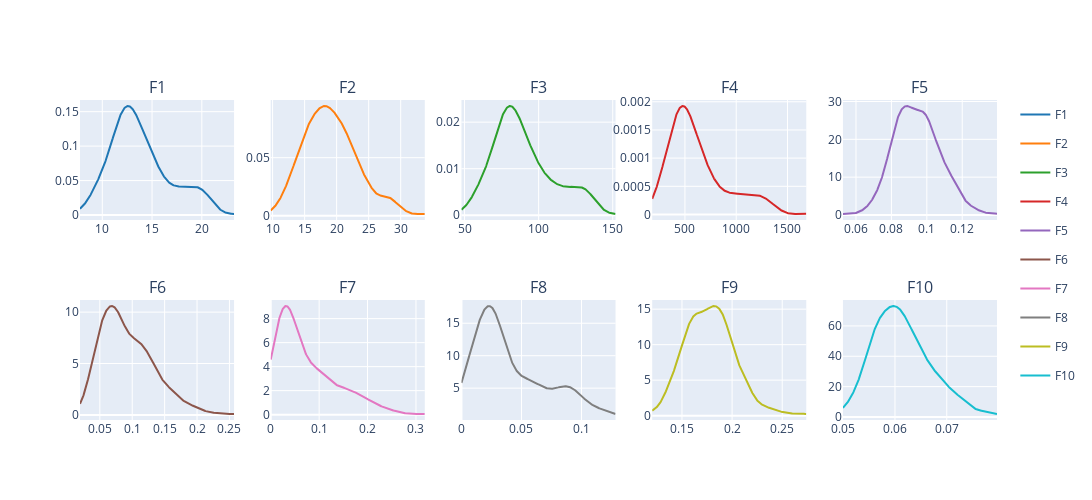

The cell this chart's notebook holds for it:
### Code cell
eda.dist_subplots(sample_df, columns=5, width=250, height=250)

### Figure 1 — Plotly figure (JSON) as saved in the notebook; plotly's stock layout.template omitted (floating-point values rounded to 4 significant figures; data arrays with more than 128 entries replaced by an {"elided": "..."} marker saying what was removed)
{"data": [{"legendgroup": "F1", "marker": {"color": "rgb(31, 119, 180)"}, "mode": "lines", "name": "F1", "showlegend": true, "type": "scatter", "x": {"elided": "500 float values"}, "xaxis": "x", "y": {"elided": "500 float values"}, "yaxis": "y"}, {"legendgroup": "F2", "marker": {"color": "rgb(255, 127, 14)"}, "mode": "lines", "name": "F2", "showlegend": true, "type": "scatter", "x": {"elided": "500 float values"}, "xaxis": "x2", "y": {"elided": "500 float values"}, "yaxis": "y2"}, {"legendgroup": "F3", "marker": {"color": "rgb(44, 160, 44)"}, "mode": "lines", "name": "F3", "showlegend": true, "type": "scatter", "x": {"elided": "500 float values"}, "xaxis": "x3", "y": {"elided": "500 float values"}, "yaxis": "y3"}, {"legendgroup": "F4", "marker": {"color": "rgb(214, 39, 40)"}, "mode": "lines", "name": "F4", "showlegend": true, "type": "scatter", "x": {"elided": "500 float values"}, "xaxis": "x4", "y": {"elided": "500 float values"}, "yaxis": "y4"}, {"legendgroup": "F5", "marker": {"color": "rgb(148, 103, 189)"}, "mode": "lines", "name": "F5", "showlegend": true, "type": "scatter", "x": {"elided": "500 float values"}, "xaxis": "x5", "y": {"elided": "500 float values"}, "yaxis": "y5"}, {"legendgroup": "F6", "marker": {"color": "rgb(140, 86, 75)"}, "mode": "lines", "name": "F6", "showlegend": true, "type": "scatter", "x": {"elided": "500 float values"}, "xaxis": "x6", "y": {"elided": "500 float values"}, "yaxis": "y6"}, {"legendgroup": "F7", "marker": {"color": "rgb(227, 119, 194)"}, "mode": "lines", "name": "F7", "showlegend": true, "type": "scatter", "x": {"elided": "500 float values"}, "xaxis": "x7", "y": {"elided": "500 float values"}, "yaxis": "y7"}, {"legendgroup": "F8", "marker": {"color": "rgb(127, 127, 127)"}, "mode": "lines", "name": "F8", "showlegend": true, "type": "scatter", "x": {"elided": "500 float values"}, "xaxis": "x8", "y": {"elided": "500 float values"}, "yaxis": "y8"}, {"legendgroup": "F9", "marker": {"color": "rgb(188, 189, 34)"}, "mode": "lines", "name": "F9", "showlegend": true, "type": "scatter", "x": {"elided": "500 float values"}, "xaxis": "x9", "y": {"elided": "500 float values"}, "yaxis": "y9"}, {"legendgroup": "F10", "marker": {"color": "rgb(23, 190, 207)"}, "mode": "lines", "name": "F10", "showlegend": true, "type": "scatter", "x": {"elided": "500 float values"}, "xaxis": "x10", "y": {"elided": "500 float values"}, "yaxis": "y10"}], "layout": {"annotations": [{"font": {"size": 16}, "showarrow": false, "text": "F1", "x": 0.084, "xanchor": "center", "xref": "paper", "y": 1, "yanchor": "bottom", "yref": "paper"}, {"font": {"size": 16}, "showarrow": false, "text": "F2", "x": 0.292, "xanchor": "center", "xref": "paper", "y": 1, "yanchor": "bottom", "yref": "paper"}, {"font": {"size": 16}, "showarrow": false, "text": "F3", "x": 0.5, "xanchor": "center", "xref": "paper", "y": 1, "yanchor": "bottom", "yref": "paper"}, {"font": {"size": 16}, "showarrow": false, "text": "F4", "x": 0.708, "xanchor": "center", "xref": "paper", "y": 1, "yanchor": "bottom", "yref": "paper"}, {"font": {"size": 16}, "showarrow": false, "text": "F5", "x": 0.916, "xanchor": "center", "xref": "paper", "y": 1, "yanchor": "bottom", "yref": "paper"}, {"font": {"size": 16}, "showarrow": false, "text": "F6", "x": 0.084, "xanchor": "center", "xref": "paper", "y": 0.375, "yanchor": "bottom", "yref": "paper"}, {"font": {"size": 16}, "showarrow": false, "text": "F7", "x": 0.292, "xanchor": "center", "xref": "paper", "y": 0.375, "yanchor": "bottom", "yref": "paper"}, {"font": {"size": 16}, "showarrow": false, "text": "F8", "x": 0.5, "xanchor": "center", "xref": "paper", "y": 0.375, "yanchor": "bottom", "yref": "paper"}, {"font": {"size": 16}, "showarrow": false, "text": "F9", "x": 0.708, "xanchor": "center", "xref": "paper", "y": 0.375, "yanchor": "bottom", "yref": "paper"}, {"font": {"size": 16}, "showarrow": false, "text": "F10", "x": 0.916, "xanchor": "center", "xref": "paper", "y": 0.375, "yanchor": "bottom", "yref": "paper"}], "height": 500, "showlegend": true, "width": 1250, "xaxis": {"anchor": "y", "domain": [0, 0.168]}, "xaxis10": {"anchor": "y10", "domain": [0.832, 1]}, "xaxis2": {"anchor": "y2", "domain": [0.208, 0.376]}, "xaxis3": {"anchor": "y3", "domain": [0.416, 0.584]}, "xaxis4": {"anchor": "y4", "domain": [0.624, 0.792]}, "xaxis5": {"anchor": "y5", "domain": [0.832, 1]}, "xaxis6": {"anchor": "y6", "domain": [0, 0.168]}, "xaxis7": {"anchor": "y7", "domain": [0.208, 0.376]}, "xaxis8": {"anchor": "y8", "domain": [0.416, 0.584]}, "xaxis9": {"anchor": "y9", "domain": [0.624, 0.792]}, "yaxis": {"anchor": "x", "domain": [0.625, 1]}, "yaxis10": {"anchor": "x10", "domain": [0, 0.375]}, "yaxis2": {"anchor": "x2", "domain": [0.625, 1]}, "yaxis3": {"anchor": "x3", "domain": [0.625, 1]}, "yaxis4": {"anchor": "x4", "domain": [0.625, 1]}, "yaxis5": {"anchor": "x5", "domain": [0.625, 1]}, "yaxis6": {"anchor": "x6", "domain": [0, 0.375]}, "yaxis7": {"anchor": "x7", "domain": [0, 0.375]}, "yaxis8": {"anchor": "x8", "domain": [0, 0.375]}, "yaxis9": {"anchor": "x9", "domain": [0, 0.375]}}}
